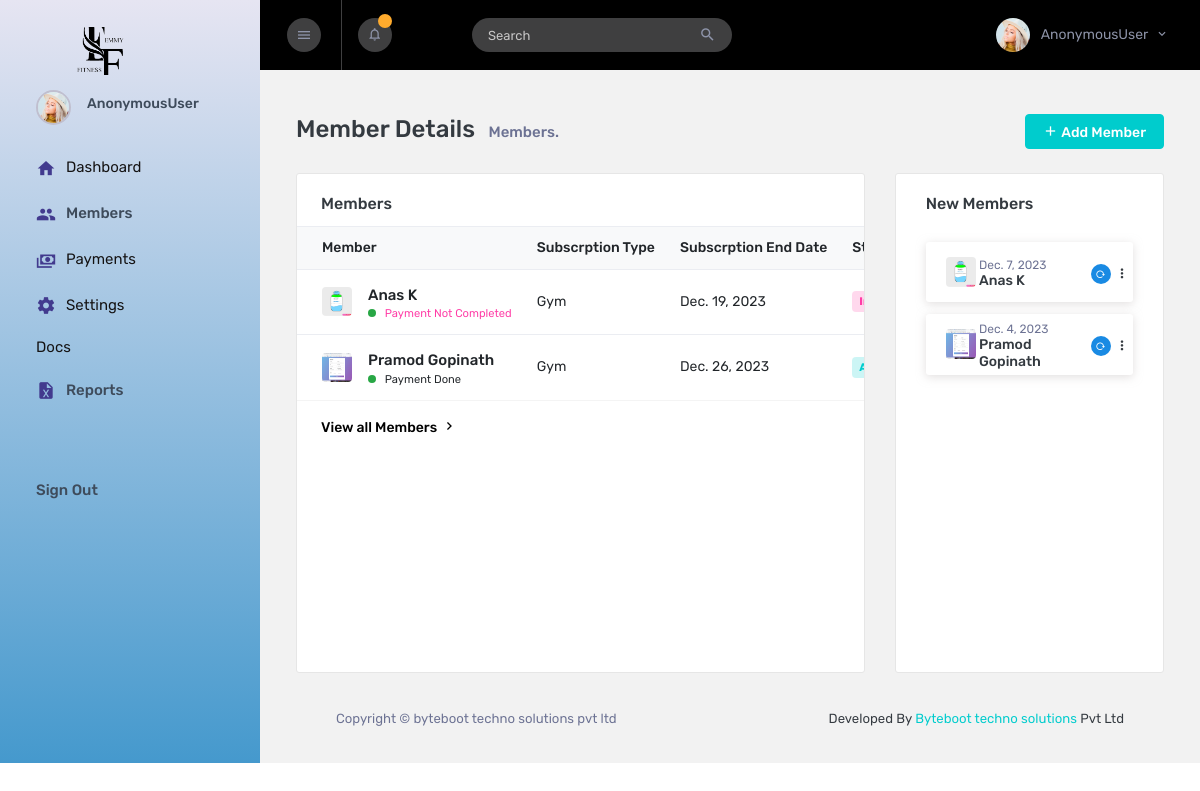
The page /members/Member on the database its author committed.
### Members/models.py (models this page shows, shortened)
class Subscription(models.Model):
    Member = models.ForeignKey(MemberData, on_delete=models.CASCADE,null=True, blank=True)
    Type_Of_Subscription = models.ForeignKey(TypeSubsription,on_delete=models.SET_NULL,null=True,blank=True)
    Period_Of_Subscription = models.ForeignKey(Subscription_Period, on_delete=models.SET_NULL,null=True, blank=True)
    Amount = models.IntegerField()
    Subscribed_Date = models.DateField(auto_now_add=False)
    Subscription_End_Date = models.DateField(auto_now_add=False,null=True,blank=True)
    Batch = models.ForeignKey(Batch_DB, on_delete=models.SET_NULL,null=True, blank=True)
    Batch_Status = models.BooleanField(default=True)
    Payment_Status = models.BooleanField(default=False)

class MemberData(models.Model):
    First_Name = models.CharField(max_length=255)
    Last_Name = models.CharField(max_length=255)
    Date_Of_Birth = models.DateField(auto_now_add=False)
    Gender = models.CharField(max_length=255,choices=(("Male","Male"),("Female","Female"),("Other","Other")))
    Mobile_Number = models.IntegerField()
    Email = models.EmailField()
    Address = models.TextField(max_length=200)
    Medical_History = models.TextField(max_length=2000,null=True,blank=True)
    Registration_Date = models.DateField(auto_now_add=False)
    Photo = models.FileField(upload_to='member_photo')
    Date_Added = models.DateField(auto_now_add=True)
    Active_status = models.BooleanField(default=True)
    Access_status = models.BooleanField(default=False)
    Access_Token_Id = models.CharField(max_length=255,null=True,blank=True)
    def __str__(self):
        return self.First_Name +" "+self.Last_Name

class TypeSubsription(models.Model):
    Type = models.CharField(max_length=255)
    def __str__(self):
        return self.Type

### Members/views.py (the view, shortened to what this page needs)
# urls.py: path("Member",views.Member,name="Member"),
def Member(request):
    form = MemberAddForm()
    sub_form = SubscriptionAddForm()
    Trainee = MemberData.objects.all()[:8][::-1]
    subscribers = Subscription.objects.all()[:8][::-1]
    notification_payments = Payment.objects.filter(Payment_Date__gte = start_date,Payment_Date__lte = today )
    context = {
        "notification_payments":notification_payments,
        "form":form,
        "sub_form":sub_form,
        "Trainee":Trainee,
        "subscribers":subscribers
        }
    return render(request,"members.html",context)

### Members/forms.py
class MemberAddForm(ModelForm):
    class Meta:
        model = MemberData
        fields = [
            "First_Name",
            "Last_Name",
            "Date_Of_Birth",
            "Gender",
            "Mobile_Number",
            "Email",
            "Registration_Date",
            "Photo",
            "Address",
            "Medical_History",
            "Access_Token_Id"
        ]
        widgets = {
            "First_Name":TextInput(attrs={"class":"form-control"}),
            "Last_Name":TextInput(attrs={"class":"form-control"}),
            "Date_Of_Birth":TextInput(attrs={"class":"form-control","type":"date"}),
            "Gender":Select(attrs={"class":"form-control"}),
            "Mobile_Number":TextInput(attrs={"class":"form-control","type":"number"}),
            "Email":TextInput(attrs={"class":"form-control","type":"email"}),
            "Registration_Date":TextInput(attrs={"class":"form-control","type":"date"}),
            "Photo":FileInput(attrs={"class":"form-control",'accept': 'image/*', 'capture':'camera'}),
            "Access_Token_Id":TextInput(attrs={"class":"form-control"})
        }

class SubscriptionAddForm(ModelForm):
    class Meta:
        model = Subscription
        fields = [
            "Type_Of_Subscription",
            "Period_Of_Subscription",
            "Amount",
            "Subscribed_Date",
            "Subscription_End_Date",
            "Batch",
        ]
        widgets = {
            "Type_Of_Subscription":Select(attrs={"class":"form-control"}),
            "Period_Of_Subscription":Select(attrs={"class":"form-control"}),
            "Amount":TextInput(attrs={"class":"form-control","type":"number"}),
            "Subscribed_Date":TextInput(attrs={"class":"form-control","type":"date"}),
            "Subscription_End_Date":TextInput(attrs={"class":"form-control","type":"date","min":date}),
            "Batch":Select(attrs={"class":"form-control"}),
        }

### Members/models.py (called while the page is built)
    def __str__(self):
        return (str(self.Batch_Name) + " " + str(self.Batch_Time))

    def __str__(self):
        return (str(self.Period) + " " +str(self.Category))

### templates/members.html (shortened to what this page needs)
{% extends "index.html" %}
{% load static %}
{% static "images" as baseurl %}
{% block content %}
<div class="main-panel">
  <div class="content-wrapper pb-0">
    <div class="page-header flex-wrap">
      <h3 class="mb-0"> Member Details <span class="pl-0 h6 pl-sm-2 text-muted d-inline-block">Members.</span>
      </h3>
      <div class="d-flex">
        <button type="button" data-bs-toggle="modal" data-bs-target="#staticBackdrop"
          class="btn btn-sm ml-3 btn-success"> <i class="mdi mdi-plus text-lg"></i> Add Member </button>
      </div>
    </div>
    <div class="row">
      <div class="col-xl-8 col-sm-6 grid-margin stretch-card">
        <div class="card" style="height: 500px;">
          <div class="card-body px-0 overflow-auto">
            <h4 class="card-title pl-4">Members</h4>
            <div class="table-responsive">
              <table class="table">
                <thead class="bg-light">
                  <tr>
                    <th>Member</th>
                    <th>Subscrption Type</th>
                    <th>Subscrption End Date</th>
                    <th>Status</th>
                  </tr>
                </thead>
                <tbody>
                  {% for sub in subscribers  %}
                  <tr>
                    <td>
                      <div class="d-flex align-items-center">
                        <img src="{{sub.Member.Photo.url}}" alt="image" />
                        <div class="table-user-name ml-3">
                          <p class="mb-0 font-weight-medium"> {{sub.Member.First_Name}} {{sub.Member.Last_Name}} </p>
                          {% if sub.Payment_Status == False %}
                          <small class="text-danger"> Payment Not Completed</small>
                          {% else %}
                          <small> Payment Done</small>
                          {% endif %}
                        </div>
                      </div>
                    </td>
                    <td>{{sub.Type_Of_Subscription}}</td>
                    <td>
                      {{sub.Subscription_End_Date}}
                    </td>
                    <td>
                      {% if sub.Payment_Status == False %}
                      <div class="badge badge-inverse-danger"> Inactive </div>
                      {% else %}
                      <div class="badge badge-inverse-success"> Active </div>
                      {% endif %}
                    </td>
                  </tr>
                  {% endfor %}
                </tbody>
              </table>
            </div>
            <a class="text-black mt-3 d-block pl-4" href="{%url 'AllMembers' %}">
              <span class="font-weight-medium h6">View all Members</span>
              <i class="mdi mdi-chevron-right"></i></a>
          </div>
        </div>
      </div>
      <div class="col-xl-4 col-md-6 grid-margin stretch-card">
        <div class="card card-invoice">
          <div class="card-body">
            <h4 class="card-title pb-3">New Members</h4>
            {% for i  in Trainee %}
            <div class="list-card">
              <div class="row align-items-center">
                <div class="col-7 col-sm-8">
                  <div class="row align-items-center">
                    <div class="col-sm-4">
                      <img src="{{i.Photo.url}}" alt="" />
                    </div>
                    <div class="col-sm-8 pr-0 pl-sm-0">
                      <span>{{i.Registration_Date}}</span>
                      <h6 class="mb-1 mb-sm-0">{{i.First_Name}} {{i.Last_Name}}</h6>
                    </div>
                  </div>
                </div>
                <div class="col-5 col-sm-4">
                  <div class="d-flex pt-1 align-items-center">
                    <div class="reload-outer bg-info">
                      <i class="mdi mdi-reload"></i>
                    </div>
                    <div class="dropdown dropleft pl-1 pt-3">
                      <div id="dropdownMenuButton2" data-toggle="dropdown" role="button" aria-haspopup="true"
                        aria-expanded="false">
                        <p><i class="mdi mdi-dots-vertical"></i></p>
                      </div>
                    </div>
                  </div>
                </div>
              </div>
            </div>
            {% endfor %}
          </div>
        </div>
      </div>
    </div>
    <footer class="footer">
      <div class="d-sm-flex justify-content-center justify-content-sm-between">
        <span class="text-muted d-block text-center text-sm-left d-sm-inline-block">Copyright © byteboot techno
          solutions pvt ltd</span>
        <span class="float-none float-sm-right d-block mt-1 mt-sm-0 text-center"> Developed By <a
            href="https://www.betainfotech.com/" target="_blank">Byteboot techno solutions</a> Pvt Ltd</span>
      </div>
    </footer>
  </div>
</div>
{% endblock %}

### rows shown on the page
Subscription: Member.Photo (picture), Member.First_Name "Anas", Member.Last_Name "K", Payment_Status "Payment Not Completed", Type_Of_Subscription "Gym", Subscription_End_Date "Dec. 19, 2023"
Subscription: Member.Photo (picture), Member.First_Name "Pramod", Member.Last_Name "Gopinath", Payment_Status "Payment Done", Type_Of_Subscription "Gym", Subscription_End_Date "Dec. 26, 2023"
MemberData: Photo (picture), Registration_Date "Dec. 7, 2023", First_Name "Anas", Last_Name "K"
MemberData: Photo (picture), Registration_Date "Dec. 4, 2023", First_Name "Pramod", Last_Name "Gopinath"

### other values the page prints
{{ request.user }} "AnonymousUser"
